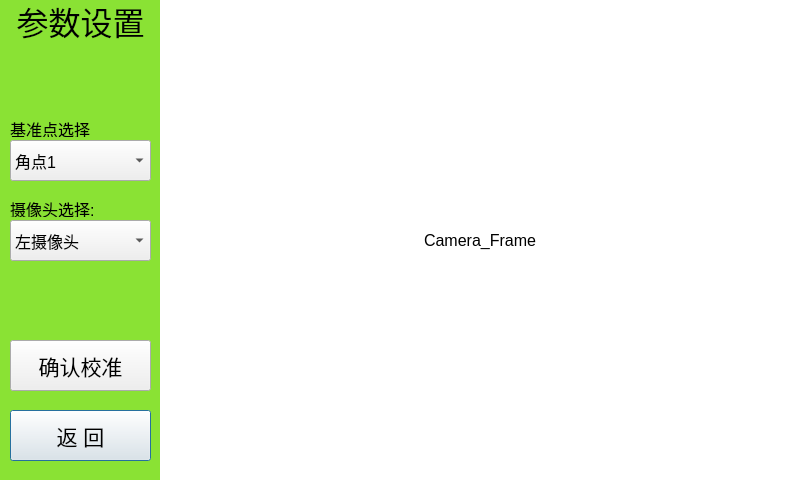
<?xml version="1.0" encoding="UTF-8"?>
<ui version="4.0">
 <class>CalibrationSetup</class>
 <widget class="QDialog" name="CalibrationSetup">
  <property name="geometry">
   <rect>
    <x>0</x>
    <y>0</y>
    <width>800</width>
    <height>480</height>
   </rect>
  </property>
  <property name="windowTitle">
   <string>Dialog</string>
  </property>
  <property name="styleSheet">
   <string notr="true">QDialog#CalibrationSetup{
	background-color: rgb(138, 226, 52);
}</string>
  </property>
  <widget class="QLabel" name="label_2">
   <property name="geometry">
    <rect>
     <x>10</x>
     <y>200</y>
     <width>91</width>
     <height>17</height>
    </rect>
   </property>
   <property name="font">
    <font>
     <pointsize>12</pointsize>
    </font>
   </property>
   <property name="text">
    <string>摄像头选择:</string>
   </property>
  </widget>
  <widget class="QLabel" name="titlelabel">
   <property name="geometry">
    <rect>
     <x>0</x>
     <y>0</y>
     <width>161</width>
     <height>41</height>
    </rect>
   </property>
   <property name="font">
    <font>
     <pointsize>24</pointsize>
    </font>
   </property>
   <property name="text">
    <string>参数设置</string>
   </property>
   <property name="alignment">
    <set>Qt::AlignCenter</set>
   </property>
  </widget>
  <widget class="QPushButton" name="btn_back">
   <property name="geometry">
    <rect>
     <x>10</x>
     <y>410</y>
     <width>141</width>
     <height>51</height>
    </rect>
   </property>
   <property name="font">
    <font>
     <pointsize>16</pointsize>
    </font>
   </property>
   <property name="text">
    <string>返 回</string>
   </property>
  </widget>
  <widget class="QLabel" name="label">
   <property name="geometry">
    <rect>
     <x>10</x>
     <y>120</y>
     <width>81</width>
     <height>17</height>
    </rect>
   </property>
   <property name="font">
    <font>
     <pointsize>12</pointsize>
    </font>
   </property>
   <property name="text">
    <string>基准点选择:</string>
   </property>
  </widget>
  <widget class="QComboBox" name="cameraCom">
   <property name="geometry">
    <rect>
     <x>10</x>
     <y>220</y>
     <width>141</width>
     <height>41</height>
    </rect>
   </property>
   <property name="font">
    <font>
     <pointsize>12</pointsize>
    </font>
   </property>
   <item>
    <property name="text">
     <string>左摄像头</string>
    </property>
   </item>
   <item>
    <property name="text">
     <string>右摄像头</string>
    </property>
   </item>
  </widget>
  <widget class="QComboBox" name="pointCom">
   <property name="geometry">
    <rect>
     <x>10</x>
     <y>140</y>
     <width>141</width>
     <height>41</height>
    </rect>
   </property>
   <property name="font">
    <font>
     <pointsize>12</pointsize>
    </font>
   </property>
   <item>
    <property name="text">
     <string>角点1</string>
    </property>
   </item>
   <item>
    <property name="text">
     <string>角点2</string>
    </property>
   </item>
   <item>
    <property name="text">
     <string>角点3</string>
    </property>
   </item>
   <item>
    <property name="text">
     <string>角点4</string>
    </property>
   </item>
   <item>
    <property name="text">
     <string>角点5</string>
    </property>
   </item>
   <item>
    <property name="text">
     <string>角点6</string>
    </property>
   </item>
  </widget>
  <widget class="QPushButton" name="btn_ok">
   <property name="geometry">
    <rect>
     <x>10</x>
     <y>340</y>
     <width>141</width>
     <height>51</height>
    </rect>
   </property>
   <property name="font">
    <font>
     <pointsize>16</pointsize>
    </font>
   </property>
   <property name="text">
    <string>确认校准</string>
   </property>
  </widget>
  <widget class="QLabel" name="camFrame">
   <property name="geometry">
    <rect>
     <x>160</x>
     <y>0</y>
     <width>640</width>
     <height>480</height>
    </rect>
   </property>
   <property name="font">
    <font>
     <pointsize>12</pointsize>
    </font>
   </property>
   <property name="styleSheet">
    <string notr="true">QWidget#camFrame {	
	background-color: rgb(255, 255, 255);
}</string>
   </property>
   <property name="text">
    <string>Camera_Frame</string>
   </property>
   <property name="alignment">
    <set>Qt::AlignCenter</set>
   </property>
  </widget>
 </widget>
 <resources/>
 <connections/>
</ui>
